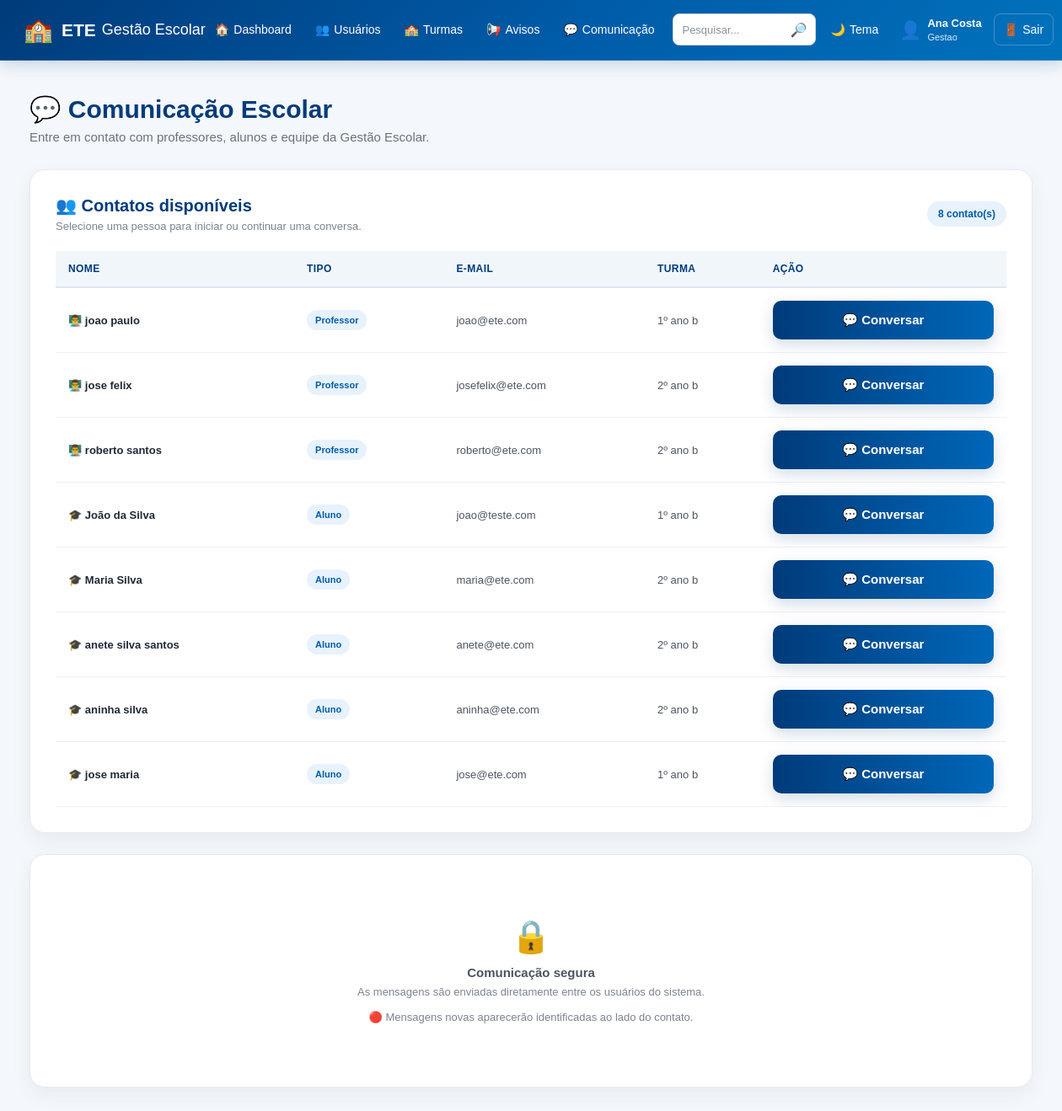
The page /comunicacao (signed in) on the database as committed earlier.
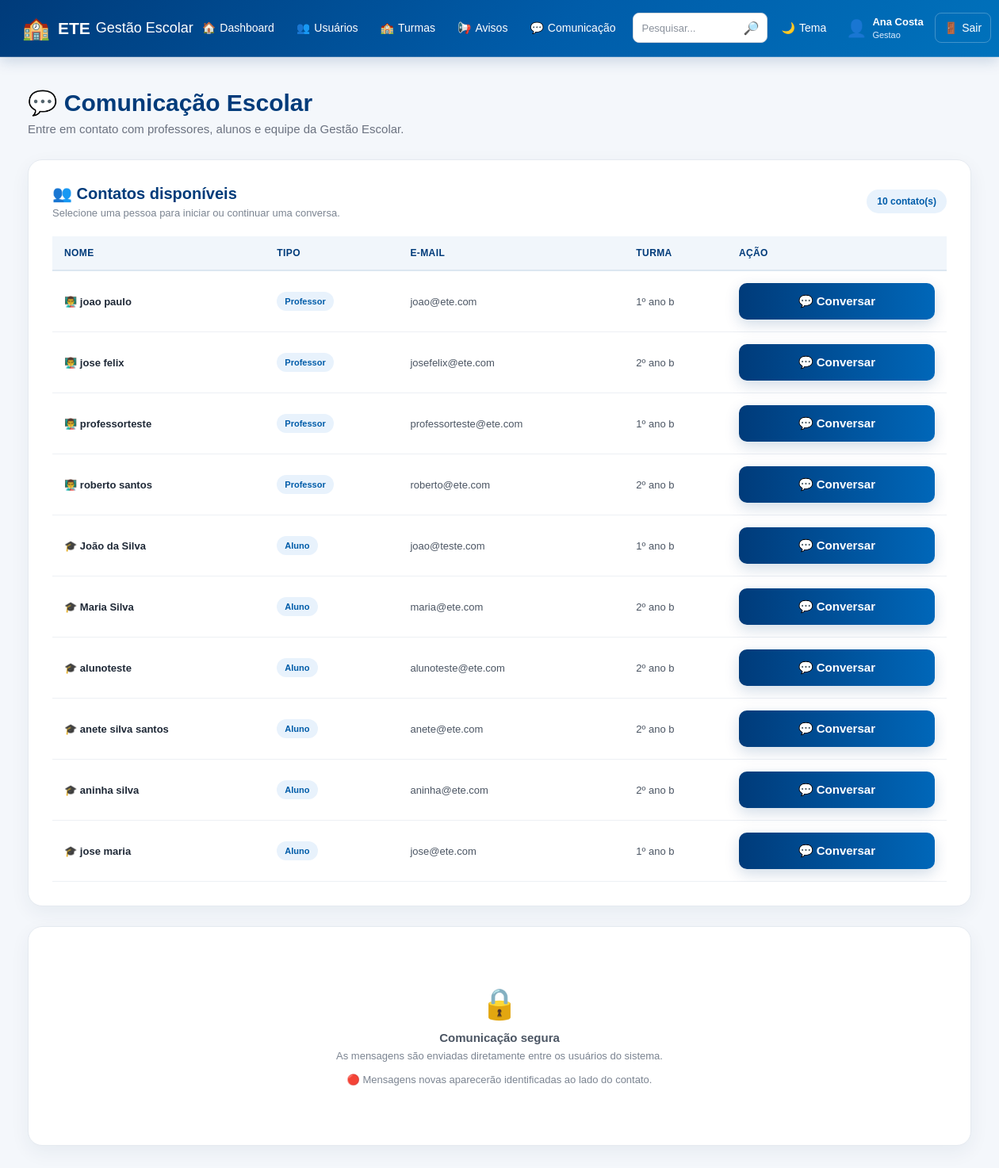
The same page on the database as committed later.
### tables this page shows
CREATE TABLE usuarios (

            id INTEGER PRIMARY KEY AUTOINCREMENT,

            nome TEXT NOT NULL,

            email TEXT NOT NULL,

            tipo TEXT NOT NULL,

            telefone TEXT,

            turma TEXT

        , senha TEXT, primeiro_acesso INTEGER DEFAULT 0);

### app.py (the view, shortened to what this page needs)
@app.route("/comunicacao")
def comunicacao():
    if "usuario_id" not in session:
        return redirect(
            url_for("inicio")
        )
    conexao = conectar()
    usuario_id = session["usuario_id"]
    usuario_tipo = session["usuario_tipo"]
    contatos = []
    if usuario_tipo == "aluno":
        aluno = conexao.execute(
            """
            SELECT turma
            FROM usuarios
            WHERE id = ?
            """,
            (usuario_id,)
        ).fetchone()
        if aluno and aluno["turma"]:
            contatos = conexao.execute(
                """
                SELECT
                    id,
                    nome,
                    email,
                    tipo,
                    turma
                FROM usuarios
                WHERE id != ?
                AND
                (
                    tipo = 'gestao'
                    OR
                    (
                        tipo = 'professor'
                        AND turma = ?
                    )
                )
                ORDER BY
                    CASE
                        WHEN tipo = 'gestao' THEN 1
                        WHEN tipo = 'professor' THEN 2
                        ELSE 3
                    END,
                    nome
                """,
                (
                    usuario_id,
                    aluno["turma"]
                )
            ).fetchall()
        else:
            contatos = conexao.execute(
                """
                SELECT
                    id,
                    nome,
                    email,
                    tipo,
                    turma
                FROM usuarios
                WHERE id != ?
                AND tipo = 'gestao'
                ORDER BY nome
                """,
                (usuario_id,)
            ).fetchall()
    elif usuario_tipo == "gestao":
        contatos = conexao.execute(
            """
            SELECT
                id,
                nome,
                email,
                tipo,
                turma
            FROM usuarios
            WHERE id != ?
            AND tipo IN ('professor', 'aluno')
            ORDER BY
                CASE
                    WHEN tipo = 'professor' THEN 1
                    WHEN tipo = 'aluno' THEN 2
                    ELSE 3
                END,
                nome
            """,
            (usuario_id,)
        ).fetchall()
    contatos_com_mensagens = []
    for contato in contatos:
        nao_lidas = conexao.execute(
            """
            SELECT COUNT(*)
            FROM mensagens
            WHERE remetente_id = ?
            AND destinatario_id = ?
            AND lida = 0
            """,
            (
                contato["id"],
                usuario_id
            )
        ).fetchone()[0]
        contato_dict = dict(contato)
        contato_dict["nao_lidas"] = nao_lidas
        contatos_com_mensagens.append(
            contato_dict
        )
    conexao.close()
    return render_template(
        "comunicacao.html",
        contatos=contatos_com_mensagens,
        usuario_nome=session["usuario_nome"],
        usuario_tipo=session["usuario_tipo"]
    )

### banco.py (called while the page is built)
def conectar():
    conexao = sqlite3.connect("gestao_escolar.db")
    conexao.row_factory = sqlite3.Row
    return conexao

### templates/comunicacao.html (shortened to what this page needs)
<!DOCTYPE html>
<html lang="pt-BR">
<head>
    <link
        rel="stylesheet"
        href="{{ url_for('static', filename='style.css') }}"
    >
</head>
<body>
{% include "menu.html" %}
<main class="dashboard">
    <div class="dashboard-title">
        <h2>
            💬 Comunicação Escolar
        </h2>
        <p>
            Entre em contato com professores,
            alunos e equipe da Gestão Escolar.
        </p>
    </div>
    <section class="content-card">
        <div class="section-header">
            <div>
                <h3>
                    👥 Contatos disponíveis
                </h3>
                <p>
                    Selecione uma pessoa para iniciar
                    ou continuar uma conversa.
                </p>
            </div>
            <span class="total-badge">
                {{ contatos|length }} contato(s)
            </span>
        </div>
        {% if contatos %}
            <div class="table-container">
                <table>
                    <thead>
                        <tr>
                            <th>
                                Nome
                            </th>
                            <th>
                                Tipo
                            </th>
                            <th>
                                E-mail
                            </th>
                            <th>
                                Turma
                            </th>
                            <th>
                                Ação
                            </th>
                        </tr>
                    </thead>
                    <tbody>
                        {% for contato in contatos %}
                        <tr>
                            <td>
                                <strong>
                                    {% if contato['tipo'] == 'professor' %}
                                        👨‍🏫
                                    {% elif contato['tipo'] == 'aluno' %}
                                        🎓
                                    {% elif contato['tipo'] == 'gestao' %}
                                        🏫
                                    {% else %}
                                        👤
                                    {% endif %}
                                    {{ contato['nome'] }}
                                </strong>
                            </td>
                            <td>
                                <span class="badge">
                                    {% if contato['tipo'] == 'professor' %}
                                        Professor
                                    {% elif contato['tipo'] == 'aluno' %}
                                        Aluno
                                    {% elif contato['tipo'] == 'gestao' %}
                                        Gestão
                                    {% else %}
                                        {{ contato['tipo'] }}
                                    {% endif %}
                                </span>
                            </td>
                            <td>
                                {{ contato['email'] }}
                            </td>
                            <td>
                                {{ contato['turma'] or '-' }}
                            </td>
                            <td>
                                <a
                                    href="{{ url_for('conversa', contato_id=contato['id']) }}"
                                    class="btn-login"
                                >
                                    💬 Conversar
                                </a>
                            </td>
                        </tr>
                        {% endfor %}
                    </tbody>
                </table>
            </div>
        {% endif %}
    </section>
    <section class="content-card">
        <div class="empty-message">
            <div class="empty-icon">
                🔒
            </div>
            <strong>
                Comunicação segura
            </strong>
            <span>
                As mensagens são enviadas diretamente
                entre os usuários do sistema.
                <br><br>
                🔴 Mensagens novas aparecerão
                identificadas ao lado do contato.
            </span>
        </div>
    </section>
</main>
</body>
</html>

### templates/menu.html (shortened to what this page needs)
<!DOCTYPE html>
<html lang="pt-BR">
<head>
    <link
        rel="stylesheet"
        href="{{ url_for('static', filename='style.css') }}"
    >
</head>
<body>
    <header class="topo">
        <div class="topo-logo">
            <span class="logo-icone">🏫</span>
            <div class="logo-texto">
                <strong>ETE</strong>
                <span>Gestão Escolar</span>
            </div>
        </div>
        <nav class="menu-principal">
            {% if usuario_tipo == "gestao" %}
                <a
                    href="{{ url_for('dashboard') }}"
                    class="menu-item"
                >
                    🏠
                    <span>Dashboard</span>
                </a>
                <a
                    href="{{ url_for('usuarios_page') }}"
                    class="menu-item"
                >
                    👥
                    <span>Usuários</span>
                </a>
                <a
                    href="{{ url_for('turmas_page') }}"
                    class="menu-item"
                >
                    🏫
                    <span>Turmas</span>
                </a>
                <a
                    href="{{ url_for('avisos_page') }}"
                    class="menu-item"
                >
                    📢
                    <span>Avisos</span>
                </a>
                <a
                    href="{{ url_for('comunicacao') }}"
                    class="menu-item"
                >
                    💬
                    <span>Comunicação</span>
                </a>
            {% endif %}
            <div class="menu-pesquisa">
                <input
                    type="text"
                    name="pesquisa"
                    placeholder="Pesquisar..."
                    aria-label="Pesquisar no sistema"
                >
                <button
                    type="button"
                    title="Pesquisa"
                >
                    🔎
                </button>
            </div>
            <button
                type="button"
                class="menu-botao"
                title="Alterar tema"
            >
                🌙
                <span>Tema</span>
            </button>
            <a
                href="{{ url_for('perfil') }}"
                class="menu-usuario"
            >
                <span class="usuario-icone">
                </span>
                <span class="usuario-info">
                    <strong>
                        {{ usuario_nome }}
                    </strong>
                    <small>
                        {{ usuario_tipo|capitalize }}
                    </small>
                </span>
            </a>
            <a
                href="{{ url_for('logout') }}"
                class="menu-sair"
            >
                🚪
                <span>Sair</span>
            </a>
        </nav>
    </header>
</body>
</html>

Rows that differ between the two databases and show on the page:
added usuarios: nome "professorteste", tipo "Professor", email "professorteste@ete.com", turma "1º ano b"
added usuarios: nome "alunoteste", tipo "Aluno", email "alunoteste@ete.com", turma "2º ano b"
Other text that changed with them:
{{ contatos|length }}: "8" → "10"
